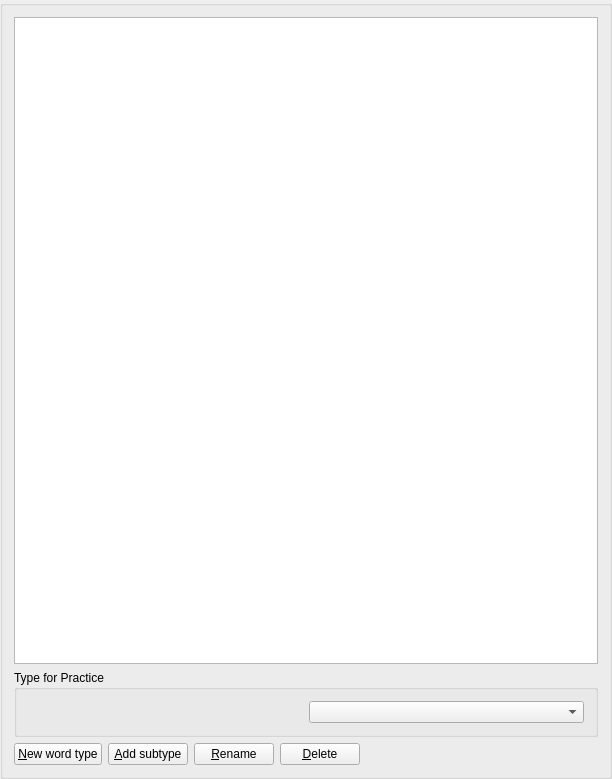
<ui version="4.0" >
 <class>WordTypeEditForm</class>
 <widget class="QWidget" name="WordTypeEditForm" >
  <property name="geometry" >
   <rect>
    <x>0</x>
    <y>0</y>
    <width>612</width>
    <height>779</height>
   </rect>
  </property>
  <property name="minimumSize" >
   <size>
    <width>414</width>
    <height>171</height>
   </size>
  </property>
  <property name="windowTitle" >
   <string>-</string>
  </property>
  <layout class="QGridLayout" >
   <property name="leftMargin" >
    <number>0</number>
   </property>
   <property name="topMargin" >
    <number>0</number>
   </property>
   <property name="rightMargin" >
    <number>0</number>
   </property>
   <property name="bottomMargin" >
    <number>0</number>
   </property>
   <property name="horizontalSpacing" >
    <number>6</number>
   </property>
   <property name="verticalSpacing" >
    <number>6</number>
   </property>
   <item row="0" column="0" >
    <widget class="QGroupBox" name="titleGroupBox" >
     <layout class="QVBoxLayout" >
      <item>
       <widget class="QTreeView" name="wordTypeTreeView" />
      </item>
      <item>
       <widget class="QGroupBox" name="groupBox" >
        <property name="title" >
         <string>Type for Practice</string>
        </property>
        <layout class="QHBoxLayout" >
         <item>
          <widget class="QLabel" name="specialTypeLabel" >
           <property name="text" >
            <string/>
           </property>
          </widget>
         </item>
         <item>
          <widget class="QComboBox" name="specialTypeComboBox" />
         </item>
        </layout>
       </widget>
      </item>
      <item>
       <layout class="QHBoxLayout" >
        <property name="spacing" >
         <number>6</number>
        </property>
        <property name="leftMargin" >
         <number>0</number>
        </property>
        <property name="topMargin" >
         <number>0</number>
        </property>
        <property name="rightMargin" >
         <number>0</number>
        </property>
        <property name="bottomMargin" >
         <number>0</number>
        </property>
        <item>
         <widget class="QPushButton" name="newWordTypeButton" >
          <property name="sizePolicy" >
           <sizepolicy vsizetype="Minimum" hsizetype="Minimum" >
            <horstretch>0</horstretch>
            <verstretch>0</verstretch>
           </sizepolicy>
          </property>
          <property name="text" >
           <string>&amp;New word type</string>
          </property>
         </widget>
        </item>
        <item>
         <widget class="QPushButton" name="newSubWordTypeButton" >
          <property name="text" >
           <string>&amp;Add subtype</string>
          </property>
         </widget>
        </item>
        <item>
         <widget class="QPushButton" name="renameButton" >
          <property name="sizePolicy" >
           <sizepolicy vsizetype="Minimum" hsizetype="Minimum" >
            <horstretch>0</horstretch>
            <verstretch>0</verstretch>
           </sizepolicy>
          </property>
          <property name="text" >
           <string>&amp;Rename</string>
          </property>
         </widget>
        </item>
        <item>
         <widget class="QPushButton" name="deleteButton" >
          <property name="sizePolicy" >
           <sizepolicy vsizetype="Minimum" hsizetype="Minimum" >
            <horstretch>0</horstretch>
            <verstretch>0</verstretch>
           </sizepolicy>
          </property>
          <property name="text" >
           <string>&amp;Delete</string>
          </property>
         </widget>
        </item>
        <item>
         <spacer>
          <property name="orientation" >
           <enum>Qt::Horizontal</enum>
          </property>
          <property name="sizeType" >
           <enum>QSizePolicy::Expanding</enum>
          </property>
          <property name="sizeHint" >
           <size>
            <width>20</width>
            <height>20</height>
           </size>
          </property>
         </spacer>
        </item>
       </layout>
      </item>
     </layout>
    </widget>
   </item>
  </layout>
 </widget>
 <layoutdefault spacing="6" margin="11" />
 <pixmapfunction>qPixmapFromMimeSource</pixmapfunction>
 <tabstops>
  <tabstop>newWordTypeButton</tabstop>
  <tabstop>renameButton</tabstop>
  <tabstop>deleteButton</tabstop>
 </tabstops>
 <resources/>
 <connections/>
</ui>
